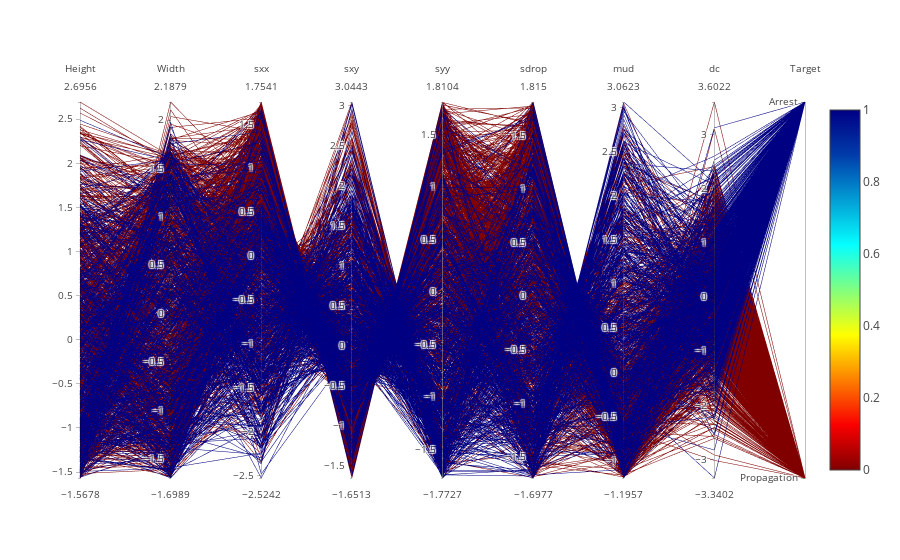

Notebook code cell kept with this figure:
### Code cell
data = [
    go.Parcoords(
        line = dict(color = df['label'],
                   colorscale = 'Jet',
                   showscale = True,
                   reversescale = True,
                   cmin = 0,
                   cmax = 1),
        
        dimensions = list([
            dict(label = 'Height', values = df['height']),
            
            dict(label = 'Width', values = df['width']),
            
            dict(label = 'sxx', values = df['sxx']),
            
            dict(label = 'sxy', values = df['sxy']),
            
            dict(label = 'syy', values = df['syy']),
            
            dict(label = 'sdrop', values = df['sdrop']),
            
            dict(label = 'mud', values = df['mud']),
            
            dict(label = 'dc', values = df['dc']),
            
            dict(tickvals = [0, 1],
                 ticktext = ['Propagation','Arrest'],
                 label = 'Target', values = df['label'])
        ])
    )
]

iplot(data)

### Figure 1 — Plotly figure (JSON) as saved in the notebook; plotly's stock layout.template omitted (floating-point values rounded to 4 significant figures; data arrays with more than 128 entries replaced by an {"elided": "..."} marker saying what was removed)
{"data": [{"dimensions": [{"label": "Height", "values": {"elided": "1600 float values"}}, {"label": "Width", "values": {"elided": "1600 float values"}}, {"label": "sxx", "values": {"elided": "1600 float values"}}, {"label": "sxy", "values": {"elided": "1600 float values"}}, {"label": "syy", "values": {"elided": "1600 float values"}}, {"label": "sdrop", "values": {"elided": "1600 float values"}}, {"label": "mud", "values": {"elided": "1600 float values"}}, {"label": "dc", "values": {"elided": "1600 float values"}}, {"label": "Target", "ticktext": ["Propagation", "Arrest"], "tickvals": [0, 1], "values": {"elided": "1600 int values"}}], "line": {"cmax": 1, "cmin": 0, "color": {"elided": "1600 int values"}, "colorscale": "Jet", "reversescale": true, "showscale": true}, "type": "parcoords", "uid": "6e4d8eb8-33a5-43b2-bfa3-9f1d42d775c7"}], "layout": {}}
